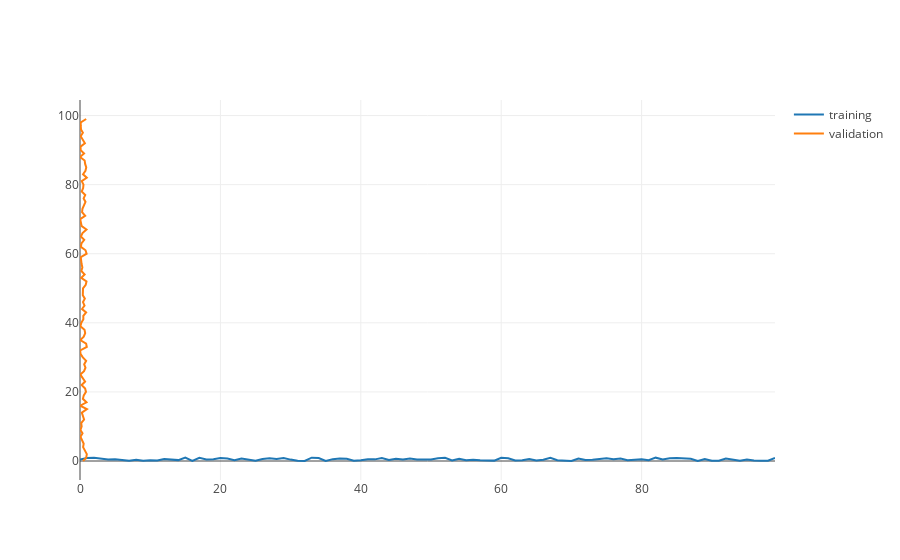

The notebook cell this image was saved under:
### Code cell
N = 100
x = [i for i in range(N)]
y = np.random.rand(N)
colors = np.random.rand(N)
#sz = np.random.rand(N)*30

fig1 = go.Scatter(x=x, y=y, name='training')
fig2 = go.Scatter(x=y, y=x, name='validation')

data = [fig1, fig2]
# fig.add_scatter(x=x,
#                 y=y,
#                 mode='markers',
#                 marker={'size': sz,
#                         'color': colors,
#                         'opacity': 0.6,
#                         'colorscale': 'Viridis'
#                        });
#iplot(fig1)
iplot(data)
